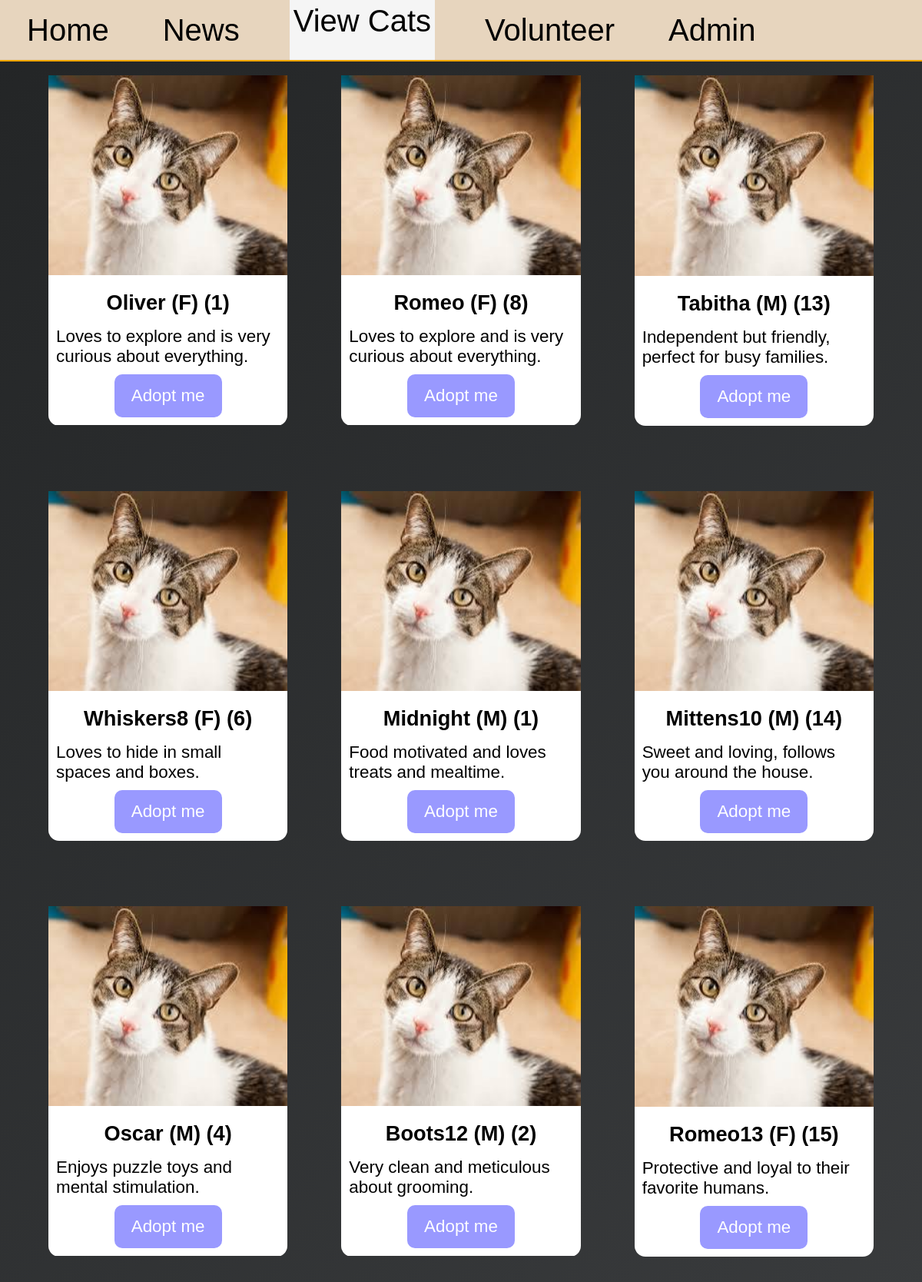
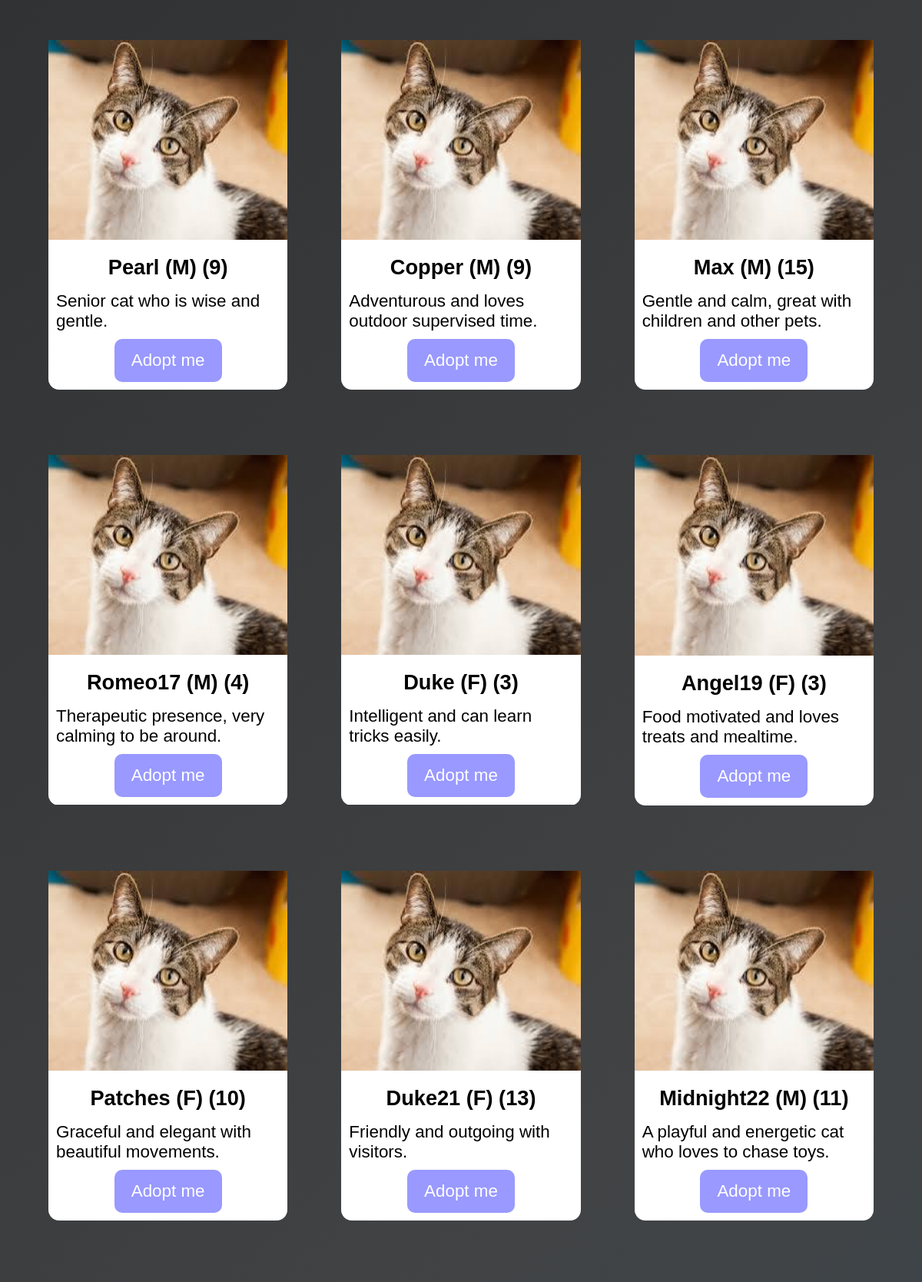
The app's page /cats/1 (upper part) with its own data (2 pictures, top to bottom).
### db_management.py (models this page shows)
class Cat(db.Model):
    id = db.Column(db.Integer, primary_key=True)
    name = db.Column(db.String(25), nullable=False)
    bio = db.Column(db.String(100), nullable=False)
    age = db.Column(db.Integer, nullable=False)
    gender = db.Column(db.String(1), nullable=False)
    image = db.Column(db.String(100))
    room = db.Column(db.String(2))
    adopted = db.Column(db.Boolean, nullable=False, default=False)
    forms = db.relationship("AdoptionForm", backref="cat", lazy=True)
    transport = db.relationship(
        "CatTransport", backref="cat", lazy=True, uselist=False
    )

### main.py (the view, shortened to what this page needs)
@app.route("/cats/<int:id>", methods=["GET", "POST"])
def cats(id):
    user = User.query.get(id)
    form = AdoptForm()
    cats = Cat.query.all()
    return render_template(
        "cats.html", user=user, cats=cats, form=form, error="none"
    )

### templates/cats.html (shortened to what this page needs)
{% extends "base.html" %} {% block style %}
<link
	rel="stylesheet"
	href="https://cdnjs.cloudflare.com/ajax/libs/font-awesome/6.5.0/css/all.min.css"
/>
<link rel="stylesheet" href="{{ url_for('static', filename='cats.css') }}" />
{% endblock %} {% block content %}
<main>
	{% for cat in cats %} {% if cat.adopted == False %}
	<div class="cat-listing">
		<img
			class="cat-img"
			src="{{ url_for('static', filename='images/' ~ cat.image) }}"
		/>
		<div class="cat-text">
			<h2 class="name">
				{{ cat.name }} ({{ cat.gender }}) ({{ cat.age }})
			</h2>
			<p class="bio">{{ cat.bio }}</p>
			<div class="page-link-btn cat-btn" id="{{ cat.id }}">Adopt me</div>
		</div>
	</div>
	{% endif %} {% endfor %}
</main>
{% endblock %}

### static/styles.css (style rules this page uses)
* { margin: 0; padding: 0; box-sizing: border-box; font-family: Arial, Helvetica, sans-serif; }
html, body { width: 100vw; height: 100vh; font-size: 16px; }
body { background: linear-gradient(135deg, #232526 0%, #414345 40%, #2c5364 100%); background-repeat: no-repeat; background-size: 100% 100%; background-attachment: fixed; }
.page-link-btn { color: white; background: linear-gradient(90deg, #ff9900 50%, #9999ff 50%); background-size: 200% 100%; background-position: right; transition: background-position 0.3s ease; border-radius: 10px; display: flex; align-items: center; justify-content: center; text-decoration: none; }

### static/cats.css (style rules this page uses)
body { background-color: #ffe1f3; overflow-x: hidden; }
main { display: grid; grid-template-columns: repeat(3, 1fr); gap: 4rem; width: 90%; margin: auto; }
.cat-listing { margin-top: 15px; display: flex; flex-direction: column; align-items: center; border: 3px solid transparent; transition: 0.3s ease-in-out; border-bottom-left-radius: 17px; border-bottom-right-radius: 17px; z-index: 5; overflow: hidden; }
.cat-text { width: 100%; background-color: white; display: flex; flex-direction: column; justify-content: center; align-items: center; z-index: 4; }
.cat-img { width: 100%; }
.name { margin-top: 20px; font-size: 1.7rem; margin-bottom: 5px; }
.bio { margin: 10px; font-size: 1.4rem; }
.cat-btn { height: 7vh; width: 45%; font-size: 1.4rem; margin-bottom: 10px; }

### records on screen
Cat: image (picture), name "Oliver", gender "F", age "1", bio "Loves to explore and is very curious about everything."
Cat: image (picture), name "Romeo", gender "F", age "8", bio "Loves to explore and is very curious about everything."
Cat: image (picture), name "Tabitha", gender "M", age "13", bio "Independent but friendly, perfect for busy families."
Cat: image (picture), name "Whiskers8", gender "F", age "6", bio "Loves to hide in small spaces and boxes."
Cat: image (picture), name "Midnight", gender "M", age "1", bio "Food motivated and loves treats and mealtime."
Cat: image (picture), name "Mittens10", gender "M", age "14", bio "Sweet and loving, follows you around the house."
Cat: image (picture), name "Oscar", gender "M", age "4", bio "Enjoys puzzle toys and mental stimulation."
Cat: image (picture), name "Boots12", gender "M", age "2", bio "Very clean and meticulous about grooming."
Cat: image (picture), name "Romeo13", gender "F", age "15", bio "Protective and loyal to their favorite humans."
Cat: image (picture), name "Pearl", gender "M", age "9", bio "Senior cat who is wise and gentle."
Cat: image (picture), name "Copper", gender "M", age "9", bio "Adventurous and loves outdoor supervised time."
Cat: image (picture), name "Max", gender "M", age "15", bio "Gentle and calm, great with children and other pets."
Cat: image (picture), name "Romeo17", gender "M", age "4", bio "Therapeutic presence, very calming to be around."
Cat: image (picture), name "Duke", gender "F", age "3", bio "Intelligent and can learn tricks easily."
Cat: image (picture), name "Angel19", gender "F", age "3", bio "Food motivated and loves treats and mealtime."
Cat: image (picture), name "Patches", gender "F", age "10", bio "Graceful and elegant with beautiful movements."
Cat: image (picture), name "Duke21", gender "F", age "13", bio "Friendly and outgoing with visitors."
Cat: image (picture), name "Midnight22", gender "M", age "11", bio "A playful and energetic cat who loves to chase toys."
